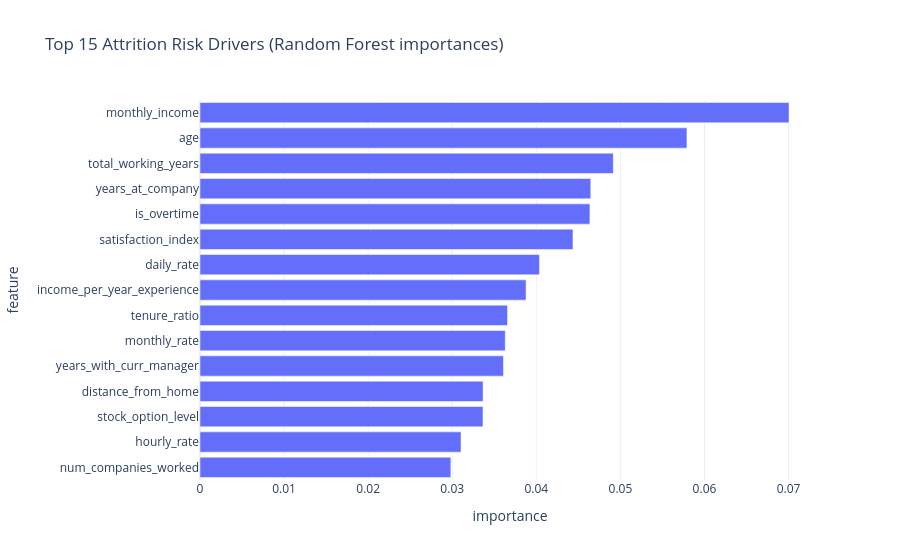

Here is the notebook cell this chart was saved with:
### Code cell
fig = px.bar(
    attrition_fi.sort_values("importance"), x="importance", y="feature", orientation="h",
    title="Top 15 Attrition Risk Drivers (Random Forest importances)",
)
fig.update_layout(template="plotly_white")
fig.show()

### Figure 1 — Plotly figure (JSON) as saved in the notebook; plotly's stock layout.template omitted (floating-point values rounded to 4 significant figures)
{"data": [{"hovertemplate": "importance=%{x}<br>feature=%{y}<extra></extra>", "legendgroup": "", "marker": {"color": "#636efa", "pattern": {"shape": ""}}, "name": "", "orientation": "h", "showlegend": false, "textposition": "auto", "type": "bar", "x": [0.02983, 0.03104, 0.03365, 0.03367, 0.03609, 0.0363, 0.03657, 0.03878, 0.04037, 0.04436, 0.04637, 0.04647, 0.04915, 0.05791, 0.07005], "xaxis": "x", "y": ["num_companies_worked", "hourly_rate", "stock_option_level", "distance_from_home", "years_with_curr_manager", "monthly_rate", "tenure_ratio", "income_per_year_experience", "daily_rate", "satisfaction_index", "is_overtime", "years_at_company", "total_working_years", "age", "monthly_income"], "yaxis": "y"}], "layout": {"barmode": "relative", "legend": {"tracegroupgap": 0}, "title": {"text": "Top 15 Attrition Risk Drivers (Random Forest importances)"}, "xaxis": {"anchor": "y", "domain": [0.0, 1.0], "title": {"text": "importance"}}, "yaxis": {"anchor": "x", "domain": [0.0, 1.0], "title": {"text": "feature"}}}}
